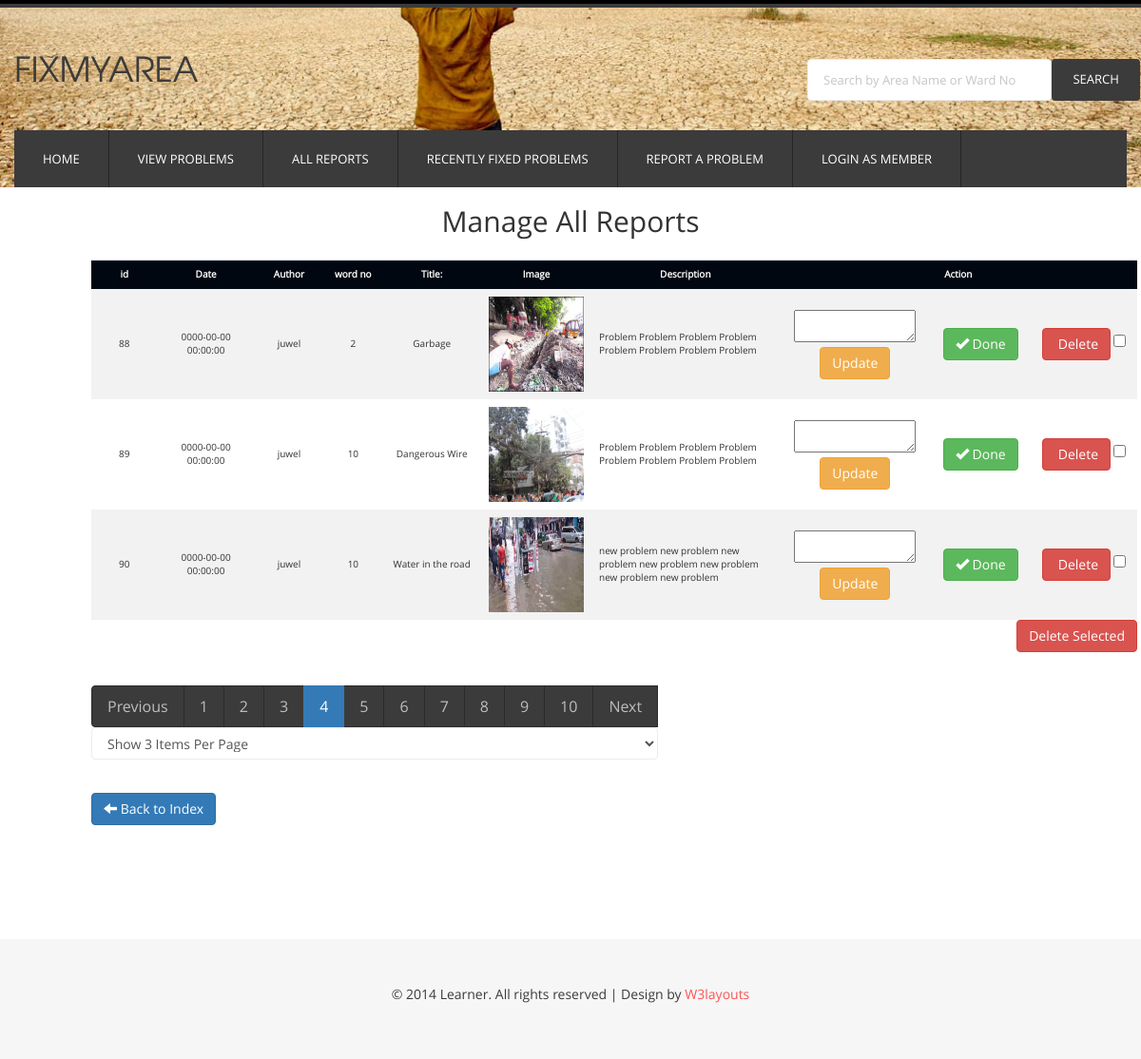
Screenshot of /views/IIUC_ULTRON/admin/view_reports.php?Page=4 (signed in) with the database file from the repository.
### tables this page shows
CREATE TABLE `reports` (
  `id` int(100) NOT NULL,
  `title` text NOT NULL,
  `date` timestamp NOT NULL DEFAULT CURRENT_TIMESTAMP ON UPDATE CURRENT_TIMESTAMP,
  `author` text NOT NULL,
  `category` varchar(30) NOT NULL,
  `image_1` text NOT NULL,
  `image_2` text NOT NULL,
  `image_3` text NOT NULL,
  `video` text NOT NULL,
  `area` varchar(50) NOT NULL,
  `ward_no` int(20) NOT NULL,
  `description` text NOT NULL,
  `admin_feedback` text NOT NULL,
  `is_fixed` int(11) NOT NULL DEFAULT '0',
  `latitude` float NOT NULL,
  `longitude` float NOT NULL
);

### src/BITM/IIUC_ULTRON/Reports/Reports.php (called while the page is built, shortened)
<?php
class Reports extends DB{
    public function index($mode="ASSOC"){
        $mode = strtoupper($mode);
        $STH = $this->DBH->query('SELECT * from reports where is_fixed=0 ');
        if($mode=="OBJ")
            $STH->setFetchMode(PDO::FETCH_OBJ);
        else
            $STH->setFetchMode(PDO::FETCH_ASSOC);
        $arrAllData = $STH->fetchAll();
        return $arrAllData;
    }
		public function indexPaginator($page=0,$itemsPerPage=3){
        $start = (($page-1) * $itemsPerPage);
        $sql = "SELECT * from reports where is_fixed=0 LIMIT $start,$itemsPerPage";
        $STH = $this->DBH->query($sql);
        $STH->setFetchMode(PDO::FETCH_OBJ);
        $arrSomeData  = $STH->fetchAll();
        return $arrSomeData;
    }
}
?>

### src/BITM/IIUC_ULTRON/Model/Database.php (called while the page is built, shortened)
<?php
class Database{
    public $host="localhost";
    public $dbname="fix_my_area";
    public $user="root";
    public $password="";
    public function __construct()
    {
        try {
            $this->DBH = new PDO("mysql:host=$this->host;dbname=$this->dbname", $this->user, $this->password);
        }
        catch(PDOException $error){
            echo $error->getMessage();
        }
    }
}

### views/IIUC_ULTRON/admin/view_reports.php (the view, shortened to what this page needs)
<?php
if (isset($_SESSION['adminname'])) {
?>
<!DOCTYPE HTML>
<html>
<head>
	<link href="../../../resource/css/form.css" rel="stylesheet">
  <link rel="stylesheet" href="https://maxcdn.bootstrapcdn.com/bootstrap/3.3.7/css/bootstrap.min.css">
<link href="../../../resource/css/style.css" rel="stylesheet" type="text/css" media="all" />
</head>
<body>
<div class="header_bg1">
<div class="container">
	<div class="row header">
		<div class="logo navbar-left">
			<h1><a href="../index.php">FixMyArea </a></h1>
		</div>
		<div class="h_search navbar-right">
			<form id="searchForm"  action="../problems.php"  method="get">
			    <input type="text" id="searchID" name="search" class="text" value="Search by Area Name or Ward No" onfocus="this.value = '';" onblur="if (this.value == '') {this.value = 'Search by Area Name or Ward No';}">
				<input type="submit"  value="search">
			</form>
		</div>
		<div class="clearfix"></div>
	</div>
	<div class="row h_menu">
		<nav class="navbar navbar-default navbar-left" role="navigation">
		    <div class="collapse navbar-collapse" id="bs-example-navbar-collapse-1">
		      <ul class="nav navbar-nav">
		        <li><a href="../index.php">Home</a></li>
		        <li><a href="../problems.php">View Problems</a></li>
		        <li><a href="../all_reports.php">All Reports </a></li>
		        <li><a href="../fixed_problems.php">Recently Fixed Problems</a></li>
		        <li><a href="../report_a_problem.php">Report a Problem</a></li>
				<li><a href="../profile/signup_login.php">Login as Member</a></li>
		      </ul>
		    </div>
		</nav>
	</div>
</div>
</div>
<div class="main_bg">
<h2 style="text-align:center">Manage All Reports</h2>
<div style="margin-left: 8% ;margin-right: 8%;margin-top:2%;margin-bottom:10%; width: 1100px;">
<table>
	<tr style="text-align:center">
		<th style="text-align:center;width:7%">id</th>
		<th style="text-align:center;width:10%">Date</th>
		<th style="text-align:center;width:7%">Author</th>
		<th style="text-align:center;width:6%">word no</th>
		<th style="text-align:center;width:10%">Title:</th>
		<th style="text-align:center;width:5%">Image</th>
		<th style="text-align:center;width:20%">Description</th>
		<th style="text-align:center;width:35%" colspan="3">Action</th>
	</tr>
<?php
            $objReports = new Reports();
            $allData = $objReports->index("obj");
            $recordCount = count($allData);
            if (isset($_REQUEST['Page'])) $page = $_REQUEST['Page'];
            else if (isset($_SESSION['Page'])) $page = $_SESSION['Page'];
            else   $page = 1;
            if (isset($_REQUEST['ItemsPerPage'])) $itemsPerPage = $_REQUEST['ItemsPerPage'];
            else if (isset($_SESSION['ItemsPerPage'])) $itemsPerPage = $_SESSION['ItemsPerPage'];
            else   $itemsPerPage = 3;
            $pages = ceil($recordCount / $itemsPerPage);
            $someData = $objReports->indexPaginator($page, $itemsPerPage);
            foreach ($someData as $oneData) { ?>
       <tr>
		<td style="text-align:center"><?php echo $oneData->id; ?></td>
		<td style="text-align:center"><?php echo $oneData->date; ?></td>
		<td style="text-align:center"><?php echo $oneData->author; ?></td>
		<td style="text-align:center"><?php echo $oneData->ward_no; ?></td>
		<td style="text-align:center"><?php echo $oneData->title; ?></td>
		<td style="text-align:center"><img src="../../../resource/images/images/<?php echo $oneData->image_1; ?>" width="100" height="100"></td>
		<td style="text-align:left"><?php echo $oneData->description; ?></td>
		<td style="text-align:center"><form action="report_feedback.php" method="get"><textarea name="admin_feedback"></textarea><br> <button class="btn btn-warning"> Update</button></form></td>
		<td style="text-align:center"><a class="btn btn-success" href="success_report.php?id=<?php echo $oneData->id;?>"><span class="glyphicon glyphicon-ok" aria-hidden="true"></span> Done</a></td>
		<td style="text-align:center"><a href="delete_report.php?id=<?php echo $oneData->id ?>" onclick="return confirm('Are you sure you want to delete this item?');"  class="btn btn-danger" role="button"><span class="glyphicon glyphicon - trash"></span> Delete</a> <input type="checkbox" name="del_id[]" class="delete_customer" value="<?php echo $oneData->id ; ?>" /></td>
	</tr>
<?php } ?>
</table>
               <div align="right">
                <button type="button" name="btn_delete" id="btn_delete" class="btn btn-danger">Delete Selected</button>
                </div>
            <div style="display: inline; " class="container">
                <ul class="pagination">
                    <?php
                    $prev = 1;
                    if ($prev != $page) {
                        $prev = $page - 1;
                        echo "<li><a href='?Page=$prev'>" . "Previous" . '</a></li>';
                    }
                    for ($i = 1; $i <= $pages; $i++) {
                        $next = $page;
                        if ($i == $page) echo '<li class="active"><a href="">' . $i . '</a></li>';
                        else  echo "<li><a href='?Page=$i'>" . $i . '</a></li>';
                    }
                    if ($next < $pages) {
                        $next = $next + 1;
                        echo "<li><a href='?Page=$next'>" . "Next" . '</a></li>';
                    }
                    ?>
                    <select class="form-control" name="ItemsPerPage" id="ItemsPerPage"
                            onchange="javascript:location.href = this.value;">
                        <?php
                        if ($itemsPerPage == 3) echo '<option value="?ItemsPerPage=3" selected >Show 3 Items Per Page</option>';
                        else echo '<option  value="?ItemsPerPage=3">Show 3 Items Per Page</option>';
                        ?>
                    </select>
                </ul>
            </div>
			<br><a href="admin_index.php"  class="btn btn-primary" role="button"><span class="glyphicon glyphicon-arrow-left"></span> Back to Index</a>
</div>
<div class="footer_bg">
	<div class="container">
		<div class="row  footer">
			<div class="copy text-center">
				<p class="link"><span>&copy; 2014 Learner. All rights reserved | Design by <a href="http://w3layouts.com/">W3layouts</a></span></p>
			</div>
		</div>
	</div>
</div>
</body>
</html>
<?php } else {
    Message::message("
                <div class=\"alert alert-success\">
                            <strong>Failed!</strong> Please Log in first.
                </div>");
    Utility::redirect('admin_login.php');
}
?>

### resource/css/form.css (style rules this page uses)
input[type=text], select { width: 100%; padding: 12px 20px; margin: 8px 0; display: inline-block; border: 1px solid #ccc; border-radius: 4px; box-sizing: border-box; }
input[type=submit] { width: 100%; background-color: #4CAF50; color: white; padding: 14px 20px; margin: 8px 0; border: none; border-radius: 4px; cursor: pointer; }

### resource/css/style.css (style rules this page uses)
body { font-family: 'open_sansregular'; background:#ffffff; font-size: 100%; }
.header_bg1 { border-top:8px groove #3b3b3b; background: url('../images/BG24_0612.jpg') no-repeat left; background-size: 100%; }
.header { padding: 2% 0; }
.logo h1 a { font-size: 1em; text-transform: uppercase; color: #3B3B3B; text-decoration: none; font-family: 'texgyreadventorregular'; }
.h_search { width: 30%; position: relative; margin-top: 2%; }
.h_search form { width: 100%; }
.h_search form input[type="text"] { font-family: 'open_sansregular'; padding: 10px 16px; outline: none; color: #c6c6c6; font-size: 13px; border: 1px solid rgb(236, 236, 236); background: #FFFFFF; width: 73.333%; line-height: 22px; position: relative; -webkit-appearance: none; }
.h_search form input[type="submit"] { font-family: 'open_sansregular'; background: #3B3B3B; color: #ffffff; text-transform: uppercase; font-size: 13px; padding: 12px 20px; border: none; cursor: pointer; width: 26.333%; position: absolute; line-height: 1.5em; outline: none; -webkit-transition: all 0.3s ease-in-out; -moz-transition: all 0.3s ease-in-out; -o-transition: all 0.3s ease-in-out; transition: all 0.3s ease-in-out; -webkit-appearance: none; }
.h_menu { padding: 0; background: #3B3B3B; }
.navbar { position: relative; min-height: 60px; margin-bottom: 0px; border: none; }
.navbar-default .navbar-collapse, .navbar-default .navbar-form { background: #3B3B3B; color: #ffffff; padding: 0; }
.navbar-default .navbar-nav > li > a { color: #fff; -webkit-transition: all 0.3s ease-in-out; -moz-transition: all 0.3s ease-in-out; -o-transition: all 0.3s ease-in-out; transition: all 0.3s ease-in-out; }
.nav > li { border-right: 1px solid rgb(39, 37, 37); }
.nav > li > a { font-size: 13px; padding: 20px 30px; text-transform: uppercase; }
.main_bg { background: #ffffff; }
.footer_bg { background: #f6f6f6; }
.footer { padding: 4%; }
.copy p { color: #3b3b3b; font-size: 14px; line-height: 1.8em; }
.copy p a { color:#ff5454; -webkit-transition: all 0.3s ease-in-out; -moz-transition: all 0.3s ease-in-out; -o-transition: all 0.3s ease-in-out; transition: all 0.3s ease-in-out; }
.pagination > li > a, .pagination > li > span { font-size: 16px; padding: 10px 16px; color: #BDBDBD; background-color: #3b3b3b; border: 1px solid #2C2929; }
.form-control { box-shadow: none; border: 1px solid #ECECEC; -webkit-transition: all 0.3s ease-in-out; -moz-transition: all 0.3s ease-in-out; -o-transition: all 0.3s ease-in-out; transition: all 0.3s ease-in-out; }

### views/IIUC_ULTRON/admin/view_reports.php (style rules this page uses)
table { border-collapse: collapse; width: 100%; }
th, td { text-align: left; padding: 8px; }
tr:nth-child(even) { background-color: #f2f2f2 }
th { background-color: #000711; color: white; }

### rows the page displays
reports: id "88", date "0000-00-00 00:00:00", author "juwel", ward_no "2", title "Garbage", image_1 (picture), description "Problem Problem Problem Problem Problem Problem Problem Problem"
reports: id "89", date "0000-00-00 00:00:00", author "juwel", ward_no "10", title "Dangerous Wire", image_1 (picture), description "Problem Problem Problem Problem Problem Problem Problem Problem"
reports: id "90", date "0000-00-00 00:00:00", author "juwel", ward_no "10", title "Water in the road", image_1 (picture), description "new problem new problem new problem new problem new problem new problem new problem"
